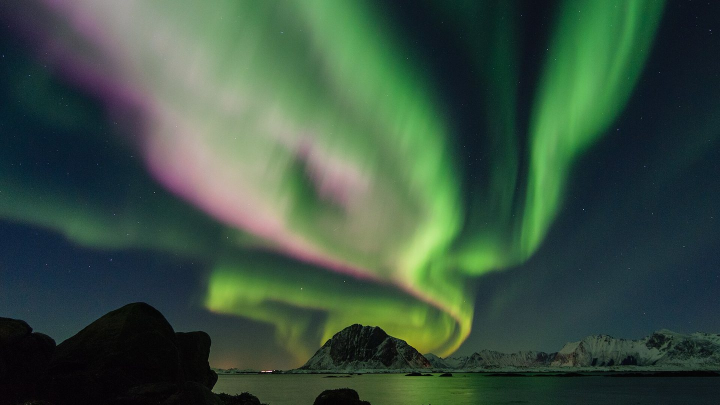
#> input picture screensaver/resources/photos/09.jpg, 1440 x 810 px (shown at 1/2 size)
$ python make-art.py
#> lines starting #> are read from the running program, lines starting #| are printed output that depends on the picture; after the words box and inside, x2 and y2 are one past the last pixel; in counts of white or black regions, pixels touching at a corner belong together
# Renders Screensaver store art: banner.png (1000x800) and icon.png (330x330).
# Banner: a real photo from the pack, dimmed, with the clock in a corner and a glowing title.
# Icon: white picture-frame glyph (mountains + moon) with a small clock badge, on transparent.
import os, sys
from PIL import Image, ImageDraw, ImageFilter, ImageFont, ImageEnhance

ROOT = os.path.dirname(os.path.dirname(os.path.abspath(__file__)))
FONT = '/root/.hermes/fonts/Nunito.ttf'
BLUE = (127, 168, 255)
S = 2

def font(size, weight):
    f = ImageFont.truetype(FONT, size * S); f.set_variation_by_name(weight); return f

def glow(base, layer, radius, strength=2):
    blur = layer.filter(ImageFilter.GaussianBlur(radius * S))
    for _ in range(strength): base.alpha_composite(blur)
    base.alpha_composite(layer)

# ---- banner ----
W, H = 1000 * S, 800 * S
banner = Image.new('RGBA', (W, H), (14, 16, 24, 255))
photo = Image.open(os.path.join(ROOT, 'screensaver/resources/photos/09.jpg')).convert('RGB')
#> photo is the input picture: PIL image 1440x810 RGB; mean R, G, B 57.8, 81.1, 64.8
fw, fh = 840 * S, int(840 * S * 9 / 16)
photo = ImageEnhance.Brightness(photo.resize((fw, fh), Image.LANCZOS)).enhance(0.8).convert('RGBA')
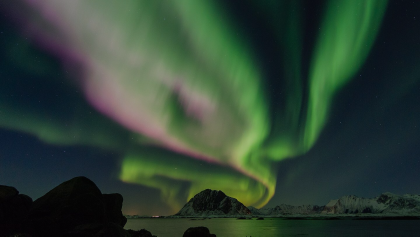
#> photo: PIL image 1680x945 RGBA (shown at 1/4 size); mean R, G, B, A 45.9, 64.5, 51.4, 255
fx, fy = (W - fw) // 2, 70 * S
mask = Image.new('L', (fw, fh), 0); ImageDraw.Draw(mask).rounded_rectangle([0, 0, fw - 1, fh - 1], radius=22 * S, fill=255)
#> after `ImageDraw.Draw(mask).rounded_rectangle([0, 0, fw - 1, fh - 1], radius=`:
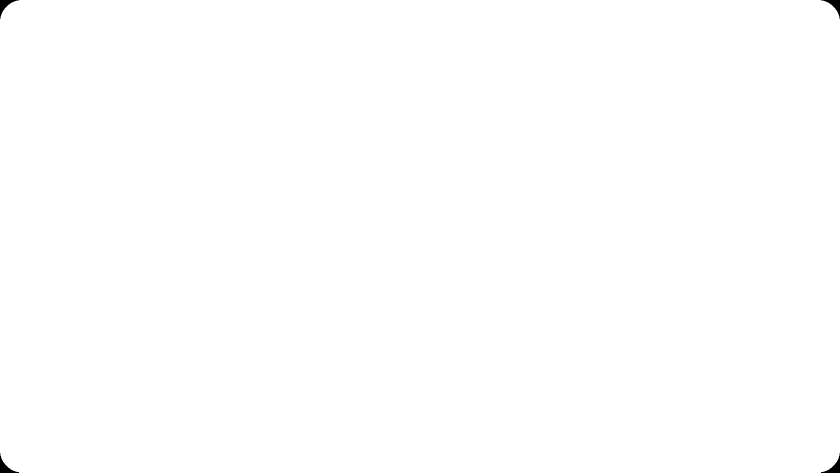
#> mask: PIL image 1680x945 L (shown at 1/2 size); 99.9% white; 4 black regions, box (x1, y1, x2, y2) and area: (0, 0, 38, 38) 427, (1642, 0, 1680, 38) 427, (0, 907, 38, 945) 427, (1642, 907, 1680, 945) 427
frame = Image.new('RGBA', (W, H), (0, 0, 0, 0)); ImageDraw.Draw(frame).rounded_rectangle([fx - 4 * S, fy - 4 * S, fx + fw + 4 * S, fy + fh + 4 * S], radius=26 * S, fill=BLUE + (120,))
glow(banner, frame, 18)
#> in glow, `blur = layer.filter(ImageFilter.GaussianBlur(radius * S))`:
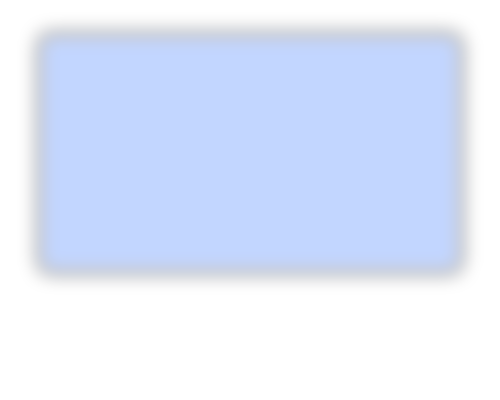
#> blur: PIL image 2000x1600 RGBA (shown at 1/4 size); mean R, G, B, A 64.7, 85.6, 129.9, 61.1; transparent parts drawn white
#> after the loop in glow, `for _ in range(strength): base.alpha_composite(blur)`:
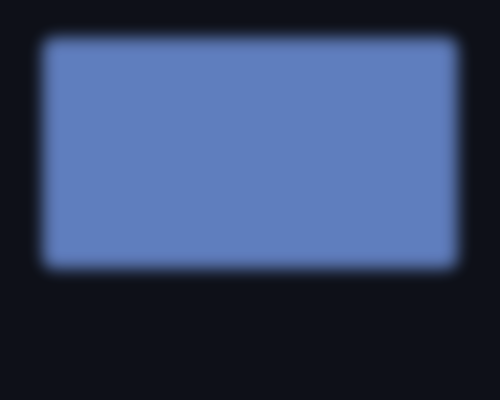
#> base: PIL image 2000x1600 RGBA (shown at 1/4 size); mean R, G, B, A 52.6, 68.4, 103.3, 255
#> in glow, `base.alpha_composite(layer)`:
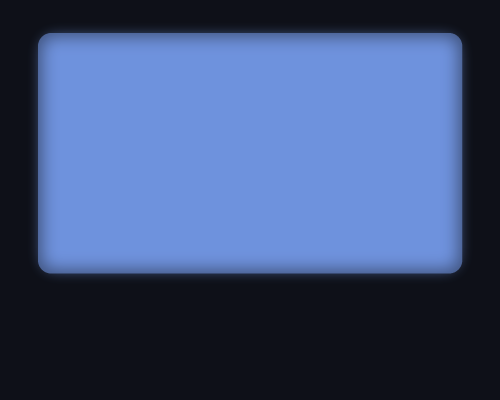
#> base: PIL image 2000x1600 RGBA (shown at 1/4 size); mean R, G, B, A 61.8, 80.6, 122, 255
banner.paste(photo, (fx, fy), mask)
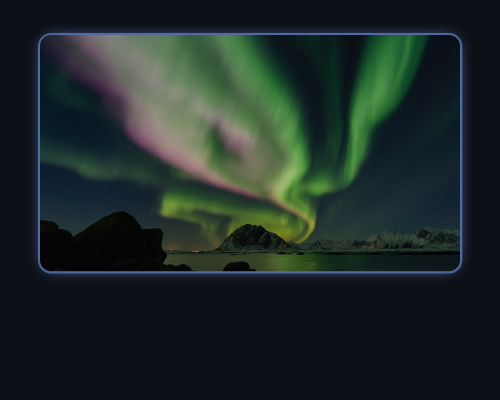
#> banner: PIL image 2000x1600 RGBA (shown at 1/4 size); mean R, G, B, A 31.2, 42, 40.5, 255
# clock in the photo's bottom-left corner, like on the robot
shade = Image.new('RGBA', (W, H), (0, 0, 0, 0)); sd = ImageDraw.Draw(shade)
sd.ellipse([fx - 300 * S, fy + fh - 200 * S, fx + 340 * S, fy + fh + 200 * S], fill=(0, 0, 0, 120))
shade = shade.filter(ImageFilter.GaussianBlur(50 * S)); clipped = Image.new('RGBA', (W, H), (0, 0, 0, 0))
clipped.paste(shade.crop((fx, fy, fx + fw, fy + fh)), (fx, fy), mask); banner.alpha_composite(clipped)
#> after `clipped.paste(shade.crop((fx, fy, fx + fw, fy + fh)), (fx, fy), mask)`:
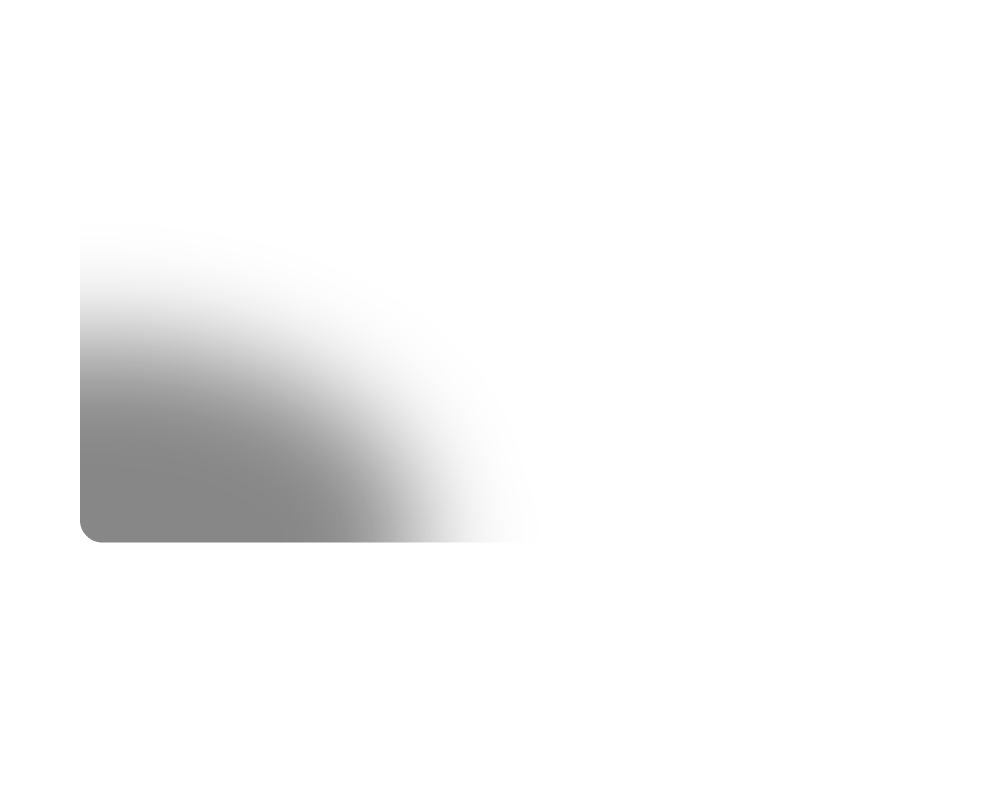
#> clipped: PIL image 2000x1600 RGBA (shown at 1/2 size); mean R, G, B, A 0, 0, 0, 8.1; transparent parts drawn white
txt = Image.new('RGBA', (W, H), (0, 0, 0, 0)); t = ImageDraw.Draw(txt)
t.text((fx + 34 * S, fy + fh - 150 * S), '7:42', font=font(84, 'Light'), fill=(255, 255, 255, 255))
#> (the run stopped early here; a loop or call above may not have finished)

$ run again, with screensaver/resources/photos/00.jpg copied over screensaver/resources/photos/09.jpg
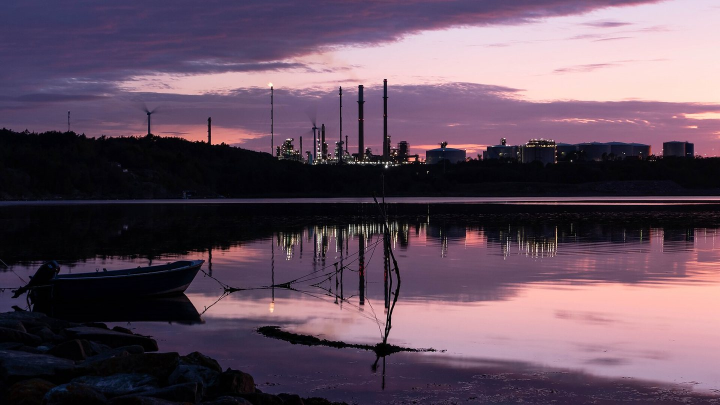
#> input picture screensaver/resources/photos/00.jpg, 1440 x 810 px (shown at 1/2 size)
#> photo is the input picture: PIL image 1440x810 RGB; mean R, G, B 97.6, 77.1, 93.2
#> `photo = ImageEnhance.Brightness(photo.resize((fw, fh), Image.LANCZOS))..`:
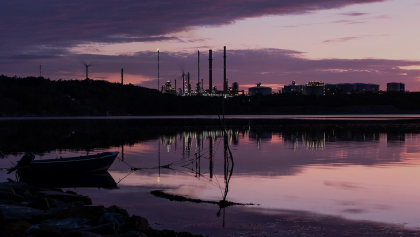
#> photo: PIL image 1680x945 RGBA (shown at 1/4 size); mean R, G, B, A 77.7, 61.3, 74.1, 255
#> mask: PIL image 1680x945 L; every value is 0
#> mask: PIL image 1680x945 L; 99.9% white; 4 black regions, box (x1, y1, x2, y2) and area: (0, 0, 38, 38) 427, (1642, 0, 1680, 38) 427, (0, 907, 38, 945) 427, (1642, 907, 1680, 945) 427
#> frame: PIL image 2000x1600 RGBA; every value is 0
#> `banner.paste(photo, (fx, fy), mask)`:
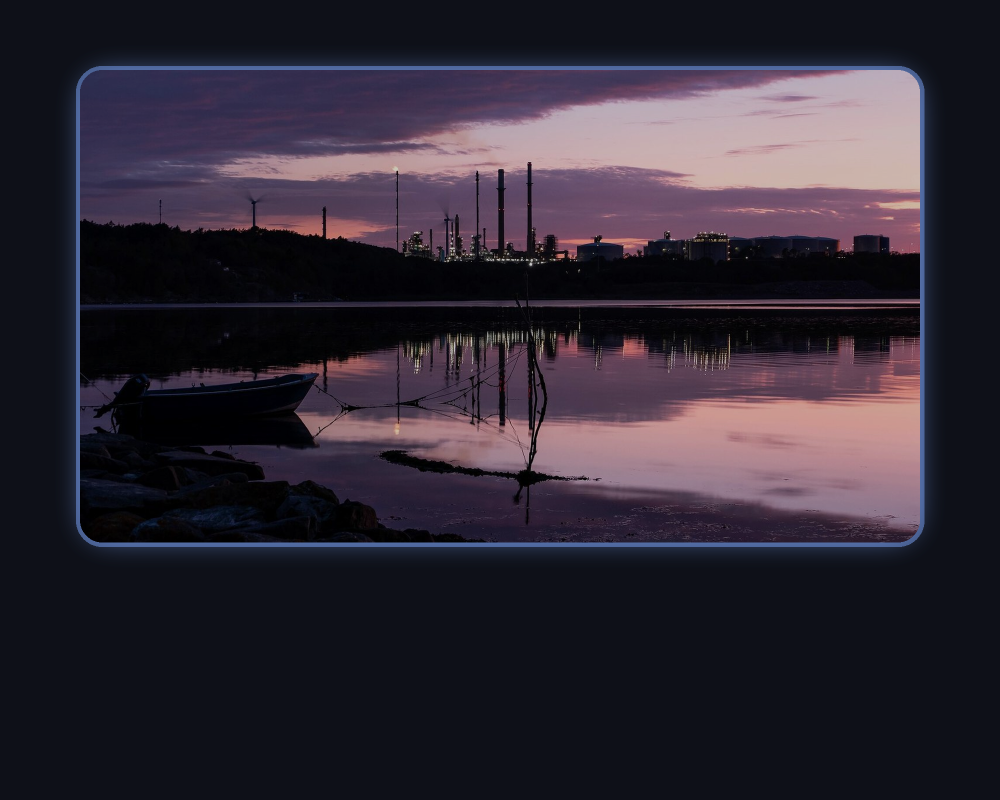
#> banner: PIL image 2000x1600 RGBA (shown at 1/2 size); mean R, G, B, A 46.9, 40.4, 51.8, 255

$ run again, with screensaver/resources/photos/01.jpg copied over screensaver/resources/photos/09.jpg
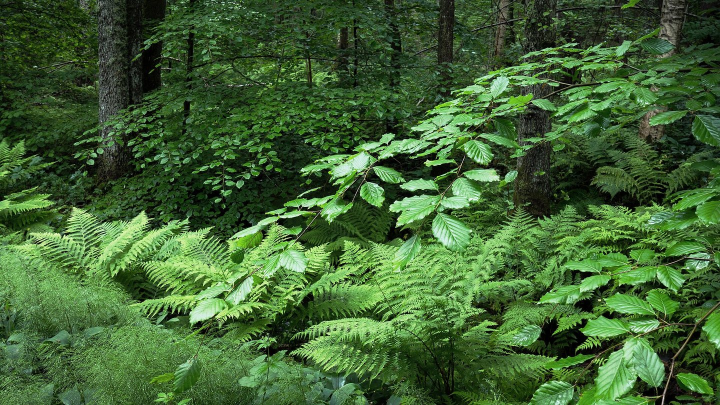
#> input picture screensaver/resources/photos/01.jpg, 1440 x 810 px (shown at 1/2 size)
#> photo is the input picture: PIL image 1440x810 RGB; mean R, G, B 65.1, 99.7, 51.7
#> `photo = ImageEnhance.Brightness(photo.resize((fw, fh), Image.LANCZOS))..`:
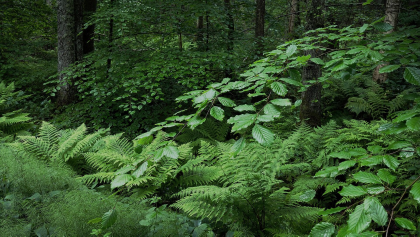
#> photo: PIL image 1680x945 RGBA (shown at 1/4 size); mean R, G, B, A 51.7, 79.4, 41.2, 255
#> mask: PIL image 1680x945 L; every value is 0
#> mask: PIL image 1680x945 L; 99.9% white; 4 black regions, box (x1, y1, x2, y2) and area: (0, 0, 38, 38) 427, (1642, 0, 1680, 38) 427, (0, 907, 38, 945) 427, (1642, 907, 1680, 945) 427
#> frame: PIL image 2000x1600 RGBA; every value is 0
#> `banner.alpha_composite(clipped)`:
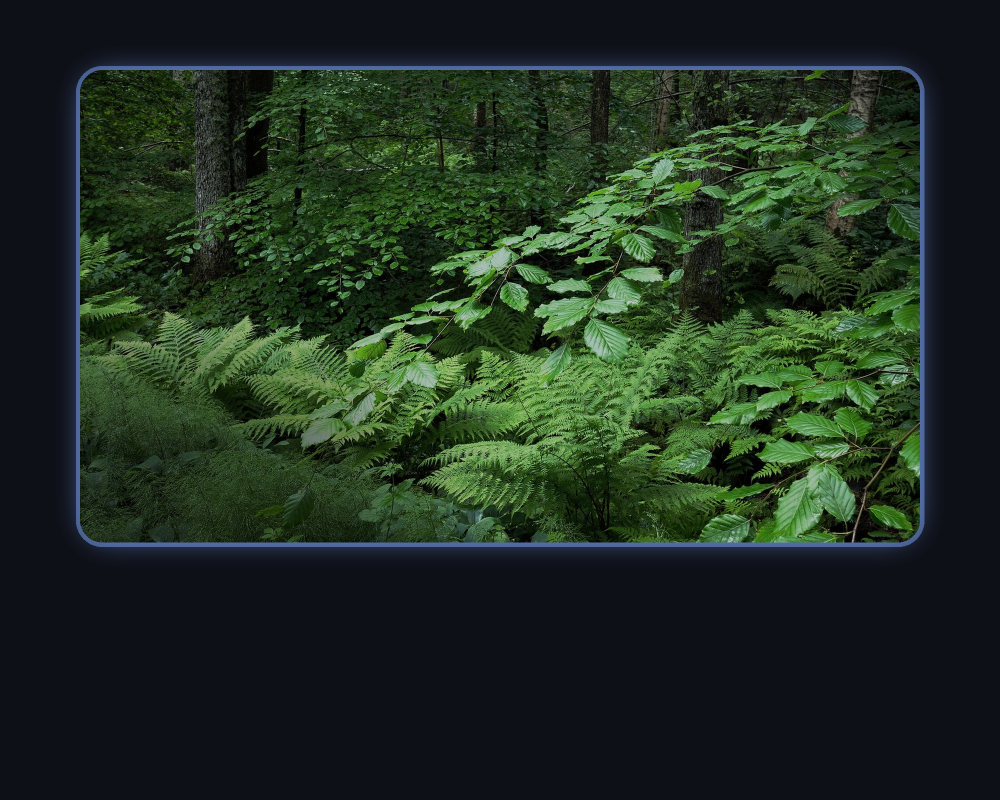
#> banner: PIL image 2000x1600 RGBA (shown at 1/2 size); mean R, G, B, A 32, 46.2, 33.7, 255
